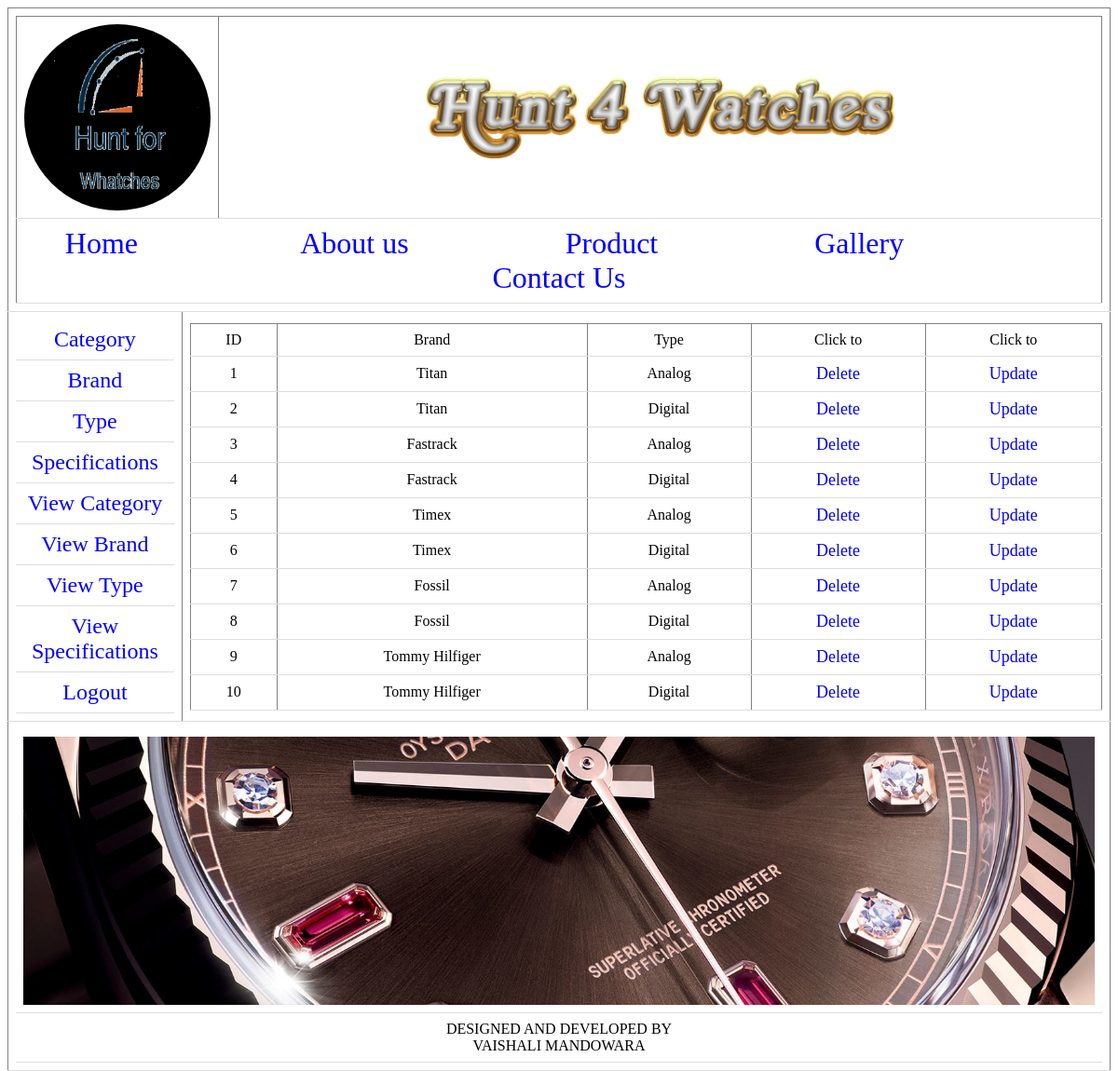
Screenshot of /viewtype.php with the database file from the repository.
### tables this page shows
CREATE TABLE `type` (
  `id` int(11) NOT NULL,
  `brand` varchar(500) NOT NULL,
  `type` varchar(500) NOT NULL
);

### viewtype.php (the view, shortened to what this page needs)
<html>
	<body>
		<table border=1	 align=right>
			<tr>
				<td colspan=2 align=center>
					<?php
						include("adminhead.php");
					?>
				</td>
			</tr>
			<tr >
				<td align=left width=15% >
					<?php
						include("adminleft.php");
					?>
				</td>
				<td width=80%>
				<table border=1 width=30% align=center>
			<tr>
				<td align=center>ID</td>
				<td align=center>Brand</td>
				<td align=center>Type</td>
				<td align=center>Click to</td>
				<td align=center>Click to</td>
			</tr>
			<?php
				$sql="select * from type";
				$rs=mysql_query($sql);
				$count=0;
				while($row=mysql_fetch_array($rs))
				{
					$id=$row[0];
					$brnd=$row[1];
					$type=$row[2];
					$count++;
					echo"<tr>";
						echo"<td align=center>$count</td>";
						echo"<td align=center>$brnd</td>";
						echo"<td align=center>$type</td>";
						echo"<td align=center><a href='deletetype.php?id=$id'>Delete</a></td>";
						echo"<td align=center><a href='updatetype.php?id=$id'>Update</a></td>";
					echo"</tr>";
				}
			?>
		</table>
				</td>
			</tr>
			<tr>
				<td colspan=2 align=center>
					<?php
						include("adminfoot.php");
					?>
				</td>
			</tr>
		</table>
	</body>
</html>

### adminhead.php (shortened to what this page needs)
<html>
	</head>
	<body>
		<table align=center border=1 width=100%>
			<tr>
				<td width=15% >
					<img src="logo1.png" width=200 height=200 style='border-radius:50%'>
				</td>
				<td align=center>
<img src="watches.png" height=100>
				</td>
			</tr>
			<tr>
				<td colspan=2 align=center>
					<a href="adminhome.php"><font size=6>Home</a> &emsp;&emsp;&emsp;&emsp;&emsp;
					<a href="aboutus.php"><font size=6>About us</a>&emsp;&emsp;&emsp;&emsp;&emsp;
					<a href="viewproducts1.php"><font size=6>Product</a>&emsp;&emsp;&emsp;&emsp;&emsp;
					<a href="gallery1.php"><font size=6>Gallery</a>&emsp;&emsp;&emsp;&emsp;&emsp;
					<a href="contactus.php"><font size=6>Contact Us</a>
				</td>
			</tr>
		</table>

### adminleft.php (shortened to what this page needs)
<table border=0 width=100% align=left>
	<tr>
		<td>
			<a href="category.php"><font size=5>Category</a>
		</td>
	</tr>
	<tr>
		<td>
			<a href="brand.php"><font size=5>Brand</a>
		</td>
	</tr>
	<tr>
		<td>
			<a href="type.php"><font size=5>Type</a>
		</td>
	</tr>
	<tr>
		<td>
			<a href="specification.php"><font size=5>Specifications</a>
		</td>
	</tr>
	<tr>
		<td>
			<a href="viewcategory.php"><font size=5>View Category</a>
		</td>
	</tr>
	<tr>
		<td>
			<a href="viewbrand.php"><font size=5>View Brand</a>
		</td>
	</tr>
	<tr>
		<td>
			<a href="viewtype.php"><font size=5>View Type</a>
		</td>
	</tr>
	<tr>
		<td>
			<a href="viewspecification.php"><font size=5>View Specifications</a>
		</td>
	</tr>
	<tr>
		<td>
			<a href="logout.php"><font size=5>Logout</a>
		</td>
	</tr>
</table>

### adminfoot.php
<table border=0 width=100%>
	<tr>
		<td >
			<img src="foot.jpg" width=100% height=80%>
		</td>
	</tr>
	<tr>
		<td align=center>
			DESIGNED AND DEVELOPED BY <br>
				VAISHALI MANDOWARA
		</td>
	</tr>
</table>

### adminhead.php (style rules this page uses)
table { border-collapse: collapse; width: 100%; }
a { text-decoration:none; }
th, td { padding: 8px; text-align: center; border-bottom: 1px solid #ddd; }

### adminleft.php (style rules this page uses)
a { color:blue; text-decoration:none; font-face:Monotype Corsiva; font-size:18px; }

### rows the page displays
type: brand "Titan", type "Analog"
type: brand "Titan", type "Digital"
type: brand "Fastrack", type "Analog"
type: brand "Fastrack", type "Digital"
type: brand "Timex", type "Analog"
type: brand "Timex", type "Digital"
type: brand "Fossil", type "Analog"
type: brand "Fossil", type "Digital"
type: brand "Tommy Hilfiger", type "Analog"
type: brand "Tommy Hilfiger", type "Digital"
